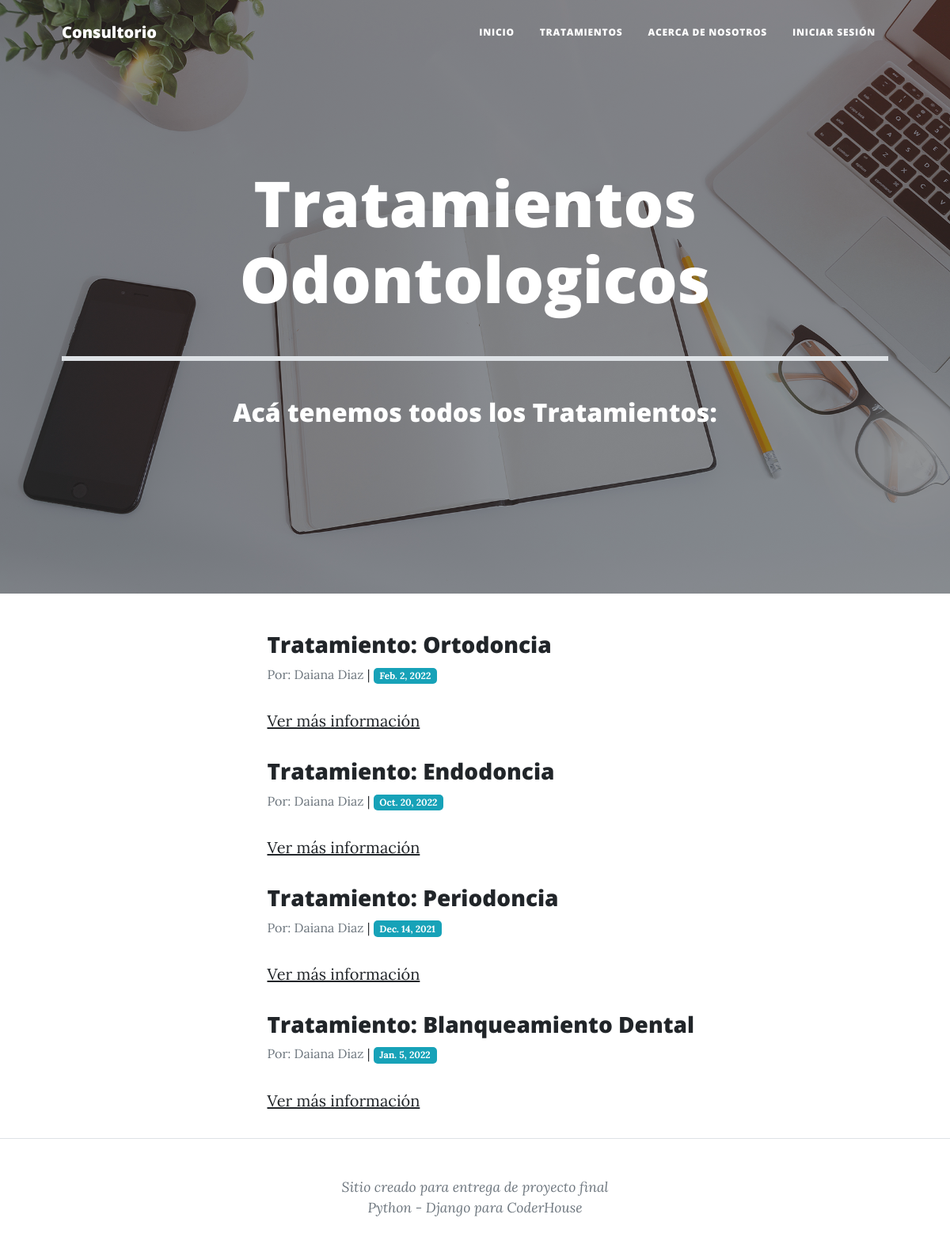
Page /pages/listaTratamientos/ on the earlier database version.
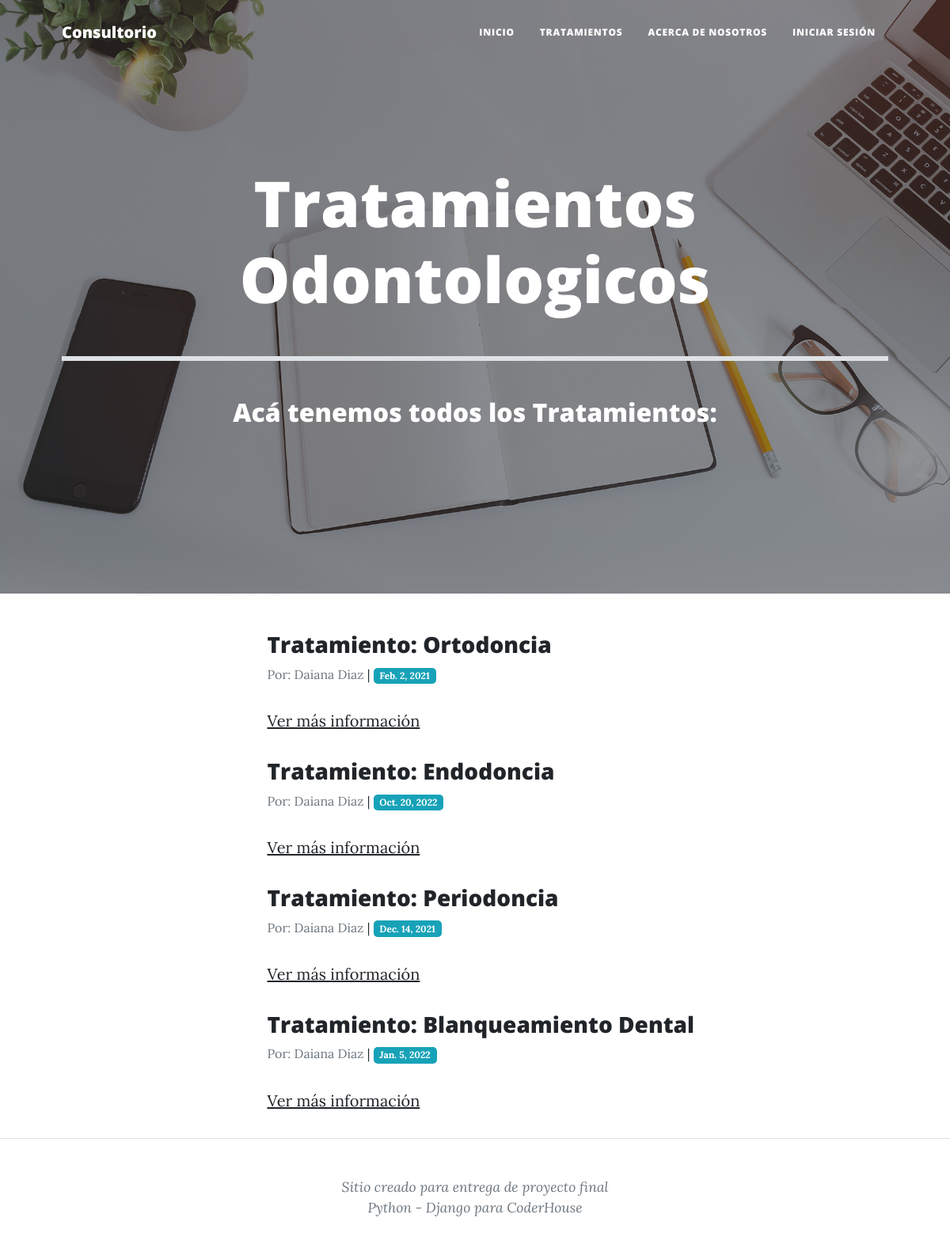
Same page on the later database version.
### paginas/models.py (models this page shows)
class TratamientoOdontologico(models.Model):
    tratamiento = models.CharField(max_length=40)
    contenido = models.CharField(max_length=400)
    autor = models.CharField(max_length=40)
    fecha = models.DateField()

### paginas/views.py (the view)
# urls.py: path('listaTratamientos/', views.TratamientosOdontologicosList.as_view(), name='listaTratamientos'),
class TratamientosOdontologicosList(ListView):
    model = TratamientoOdontologico
    template_name = "paginas/listaTratamientos.html"

### paginas/templates/paginas/listaTratamientos.html (shortened to what this page needs)
{% extends "paginas/padre.html" %}
{% load static %}
    {% block titulo %}
        <h1 class="mb-1">Tratamientos Odontologicos</h1>
        <br>
        <hr size="8px" color="black" />
        <br>
        <h2>Acá tenemos todos los Tratamientos:</h2>
    {% endblock %}
      {% block contenido %}
        <ul>
        {% for tratamiento in object_list %}
        <h3>Tratamiento: {{ tratamiento.tratamiento }}</h3>
        <div style="font-size:1rem;"><span class="text-secondary">Por: {{ tratamiento.autor}}</span> | <span class="badge">{{ tratamiento.fecha }}</span></div>
        <p>
          <a href="{% url 'detalleTratamientos' tratamiento.id %}">Ver más información</a>
        </p>
        {% endfor %}
        </ul>
      {% endblock %}

Differences in the rows shown:
changed TratamientoOdontologico "Ortodoncia": fecha "Feb. 2, 2022" → "Feb. 2, 2021"
